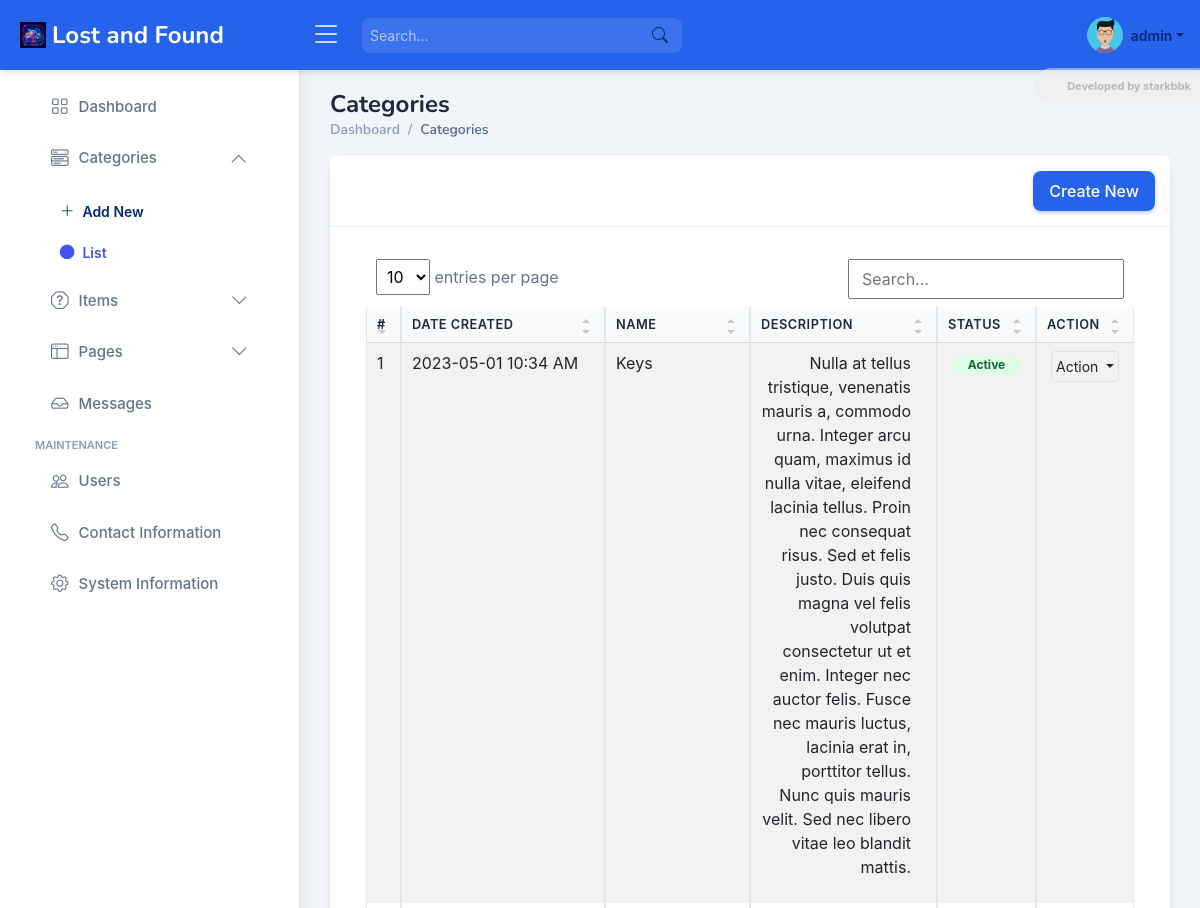
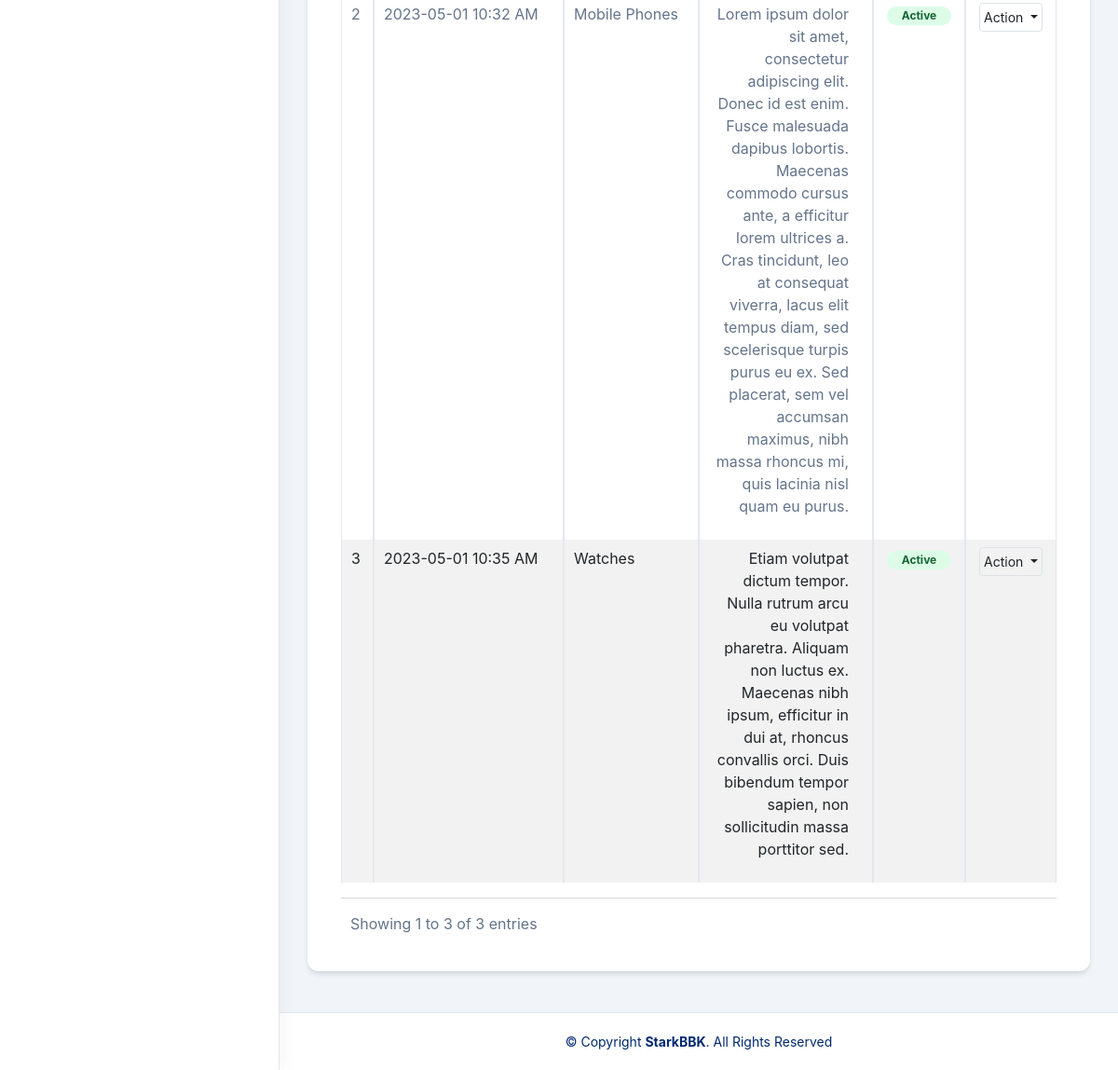
The app's page /admin/?page=categories (signed in) with its own data (2 pictures, top to bottom).
### tables this page shows
CREATE TABLE `category_list` (
  `id` bigint(30) NOT NULL AUTO_INCREMENT,
  `name` text NOT NULL,
  `description` text NOT NULL,
  `status` tinyint(1) NOT NULL DEFAULT 1,
  `created_at` datetime NOT NULL DEFAULT current_timestamp(),
  `updated_at` datetime DEFAULT NULL ON UPDATE current_timestamp(),
  PRIMARY KEY (`id`)
);

### admin/categories/index.php (the view, shortened to what this page needs)
<div class="card card-outline rounded-0 card-navy">
	<div class="card-header ">
		<div class="card-tools d-flex justify-content-end">
			<a href="<?= base_url ?>admin?page=categories/manage_category" id="create_new" class="btn btn-flat btn-primary bg-gradient-teal border-0 rounded00"><span class="fas fa-plus"></span>  Create New</a>
		</div>
	</div>
	<div class="card-body">
        <div class="container-fluid">
			<div class="table-responsive">
				<table class="table table-sm table-hover table-striped table-bordered" id="list">
					<colgroup>
						<col width="5%">
						<col width="20%">
						<col width="25%">
						<col width="25%">
						<col width="15">
						<col width="10%">
					</colgroup>
					<thead>
						<tr>
							<th>#</th>
							<th>Date Created</th>
							<th>Name</th>
							<th>Description</th>
							<th>Status</th>
							<th>Action</th>
						</tr>
					</thead>
					<tbody>
						<?php
						$i = 1;
						$qry = $conn->query("SELECT * from `category_list` order by `name` asc ");
						while($row = $qry->fetch_assoc()):
						?>
							<tr>
								<td class="align-items-center text-center"><?php echo $i++; ?></td>
								<td class="align-items-center"><?php echo date("Y-m-d g:i A",strtotime($row['created_at'])) ?></td>
								<td class="align-items-center"><?= $row['name'] ?></td>
								<td class="align-items-center text-end"><p class="truncate-1" style="max-width:150px"><?= strip_tags(htmlspecialchars_decode($row['description'])) ?></p></td>
								<td class="align-items-center justify-content-center text-center">
									<?php if($row['status'] == 1): ?>
										<span class="badge bg-success px-3 rounded-pill">Active</span>
									<?php else: ?>
										<span class="badge bg-danger px-3 rounded-pill">Inactive</span>
									<?php endif; ?>
								</td>
								<td class="align-items-center" align="center">
									<div class="dropdown">
										<button type="button" class="btn btn-flat p-1 btn-default btn-sm border dropdown-toggle dropdown-icon" data-bs-toggle="dropdown">
												Action
										</button>
									</div>
								</td>
							</tr>
						<?php endwhile; ?>
					</tbody>
				</table>
			</div>
		</div>
	</div>
</div>

### assets/css/style.css (style rules this page uses)
:root { scroll-behavior: smooth; }
body { font-family: "Open Sans", sans-serif; background: #f6f9ff; color: #444444; }
a { color: #4154f1; text-decoration: none; }
.card { margin-bottom: 30px; border: none; border-radius: 5px; box-shadow: 0px 0 30px rgba(1, 41, 112, 0.1); }
.card-header, .card-footer { border-color: #ebeef4; background-color: #fff; color: #798eb3; padding: 15px; }
.card-body { padding: 0 20px 20px 20px; }

### assets/css/custom.css (style rules this page uses)
:root { --bg-body: #f1f5f9; --bg-white: #ffffff; --primary-blue: #2563eb; --primary-light: #3b82f6; --primary-dark: #1d4ed8; --text-heading: #1e293b; --text-body: #64748b; --border-color: #e2e8f0; --card-shadow: 0 4px 6px -1px rgba(0, 0, 0, 0.1), 0 2px 4px -1px rgba(0, 0, 0, 0.06); --border-radius: 12px; }
body { background-color: var(--bg-body) !important; font-family: 'Inter', 'Poppins', sans-serif !important; color: var(--text-body); min-height: 100vh; }
body::before, body::after { display: none; }
.card { background-color: var(--bg-white) !important; border: 1px solid var(--border-color) !important; border-radius: var(--border-radius) !important; box-shadow: var(--card-shadow) !important; margin-bottom: 24px; border: none !important; }
.card-body { padding: 24px; }
.table { border-color: var(--border-color); }
.badge.bg-success { background-color: #dcfce7 !important; color: #166534 !important; border: none; }
.btn-primary { background-color: var(--primary-blue) !important; border: none; box-shadow: 0 2px 4px rgba(37, 99, 235, 0.3); border-radius: 8px; padding: 8px 16px; font-weight: 500; }

### records on screen
category_list: created_at "2023-05-01 10:34 AM", name "Keys", description "Nulla at tellus tristique, venenatis mauris a, commodo urna. Integer arcu quam, maximus id nulla vitae, eleifend lacinia tellus. Proin nec consequat risus. Sed et felis justo. Duis quis magna vel felis volutpat consectetur ut et enim. Integer nec auctor felis. Fusce nec mauris luctus, lacinia erat in, porttitor tellus. Nunc quis mauris velit. Sed nec libero vitae leo blandit mattis.", status "Active"
category_list: created_at "2023-05-01 10:32 AM", name "Mobile Phones", description "Lorem ipsum dolor sit amet, consectetur adipiscing elit. Donec id est enim. Fusce malesuada dapibus lobortis. Maecenas commodo cursus ante, a efficitur lorem ultrices a. Cras tincidunt, leo at consequat viverra, lacus elit tempus diam, sed scelerisque turpis purus eu ex. Sed placerat, sem vel accumsan maximus, nibh massa rhoncus mi, quis lacinia nisl quam eu purus.", status "Active"
category_list: created_at "2023-05-01 10:35 AM", name "Watches", description "Etiam volutpat dictum tempor. Nulla rutrum arcu eu volutpat pharetra. Aliquam non luctus ex. Maecenas nibh ipsum, efficitur in dui at, rhoncus convallis orci. Duis bibendum tempor sapien, non sollicitudin massa porttitor sed.", status "Active"

### other values on screen
$_settings->userdata('username') "admin"
str_replace(['_', '/'], ' ', ($pageSplit[1] ?? $page)) "Categories"
